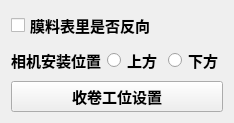
     <widget class="QWidget" name="layoutWidget">
      <property name="geometry">
       <rect>
        <x>300</x>
        <y>50</y>
        <width>226</width>
        <height>80</height>
       </rect>
      </property>
      <layout class="QVBoxLayout" name="verticalLayout_3">
       <item>
        <widget class="QCheckBox" name="checkBox_3">
         <property name="font">
          <font>
           <family>3ds</family>
           <pointsize>11</pointsize>
           <weight>75</weight>
           <bold>true</bold>
          </font>
         </property>
         <property name="text">
          <string>膜料表里是否反向</string>
         </property>
        </widget>
       </item>
       <item>
        <layout class="QHBoxLayout" name="horizontalLayout_6">
         <item>
          <widget class="QLabel" name="label_118">
           <property name="font">
            <font>
             <family>宋体</family>
             <pointsize>11</pointsize>
             <weight>75</weight>
             <bold>true</bold>
            </font>
           </property>
           <property name="text">
            <string>相机安装位置</string>
           </property>
          </widget>
         </item>
         <item>
          <widget class="QRadioButton" name="radioButton_13">
           <property name="font">
            <font>
             <family>新宋体</family>
             <pointsize>11</pointsize>
             <weight>75</weight>
             <bold>true</bold>
            </font>
           </property>
           <property name="text">
            <string>上方</string>
           </property>
          </widget>
         </item>
         <item>
          <widget class="QRadioButton" name="radioButton_14">
           <property name="font">
            <font>
             <family>新宋体</family>
             <pointsize>11</pointsize>
             <weight>75</weight>
             <bold>true</bold>
            </font>
           </property>
           <property name="text">
            <string>下方</string>
           </property>
          </widget>
         </item>
        </layout>
       </item>
       <item>
        <widget class="QPushButton" name="pushButton_49">
         <property name="font">
          <font>
           <family>新宋体</family>
           <pointsize>11</pointsize>
           <weight>75</weight>
           <bold>true</bold>
          </font>
         </property>
         <property name="text">
          <string>收卷工位设置</string>
         </property>
         <property name="autoDefault">
          <bool>false</bool>
         </property>
        </widget>
       </item>
      </layout>
     </widget>
